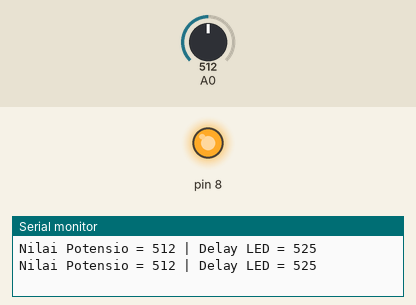
Simulated run of this sketch. Board: Arduino Uno, built with avr-gcc and run on an emulated ATmega328P. Parts: output pins drawn as LEDs (lit = HIGH), the last lines printed to the serial monitor. Dashed ring = blinking. The test bench sets the inputs (shaded band); at power-on: A0 = 512.

Above: at 0.1 s.
At 0.8 s:
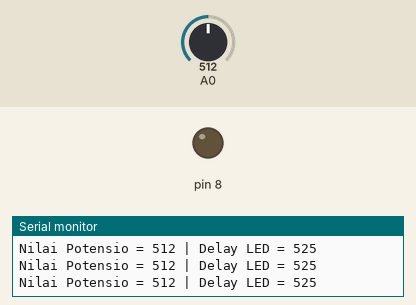
0.9 s: A0 set to 56
At 1.11 s:
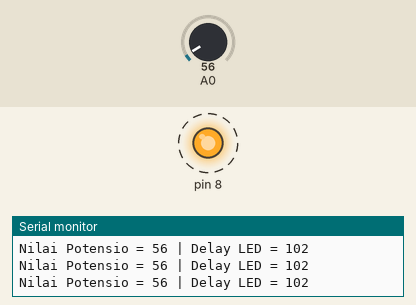
3.9 s: A0 set to 49
6.9 s: A0 set to 0
Timing chart, 0 to 15.9 s (numbered marks = the images above; inputs shaded):
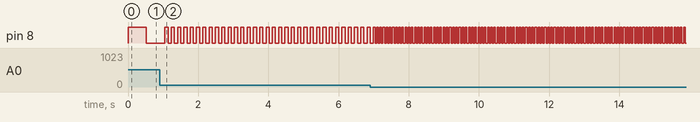

Measured:
- after the input at 0.9 s, pin 8: alternates HIGH for 0.09 s and LOW for 0.09 s, starting after 0.24 s
- after the input at 6.9 s, pin 8: alternates HIGH for 0.05 s and LOW for 0.05 s, starting after 0.14 s

The sketch:

Modifikasi_Program_5B.ino
```cpp
#include <Arduino_FreeRTOS.h>

// ================= DEKLARASI TASK =================
void TaskBlink(void *pvParameters);
void TaskSensor(void *pvParameters);

// ================= VARIABEL GLOBAL =================
int delayLed = 200;

// ================= SETUP =================
void setup() {

  Serial.begin(9600);

  pinMode(8, OUTPUT);

  // Task membaca sensor
  xTaskCreate(
    TaskSensor,
    "Sensor",
    128,
    NULL,
    1,
    NULL
  );

  // Task blink LED
  xTaskCreate(
    TaskBlink,
    "Blink",
    128,
    NULL,
    1,
    NULL
  );

  // Menjalankan scheduler
  vTaskStartScheduler();
}

// ================= LOOP =================
void loop() {
  // Kosong karena RTOS menggunakan scheduler
}

// ================= TASK SENSOR =================
void TaskSensor(void *pvParameters) {

  while (1) {

    // Membaca nilai potensiometer
    int sensorValue = analogRead(A0);

    // Mengubah nilai menjadi delay LED
    delayLed = map(sensorValue, 0, 1023, 50, 1000);

    Serial.print("Nilai Potensio = ");
    Serial.print(sensorValue);

    Serial.print(" | Delay LED = ");
    Serial.println(delayLed);

    vTaskDelay(100 / portTICK_PERIOD_MS);
  }
}

// ================= TASK BLINK =================
void TaskBlink(void *pvParameters) {

  while (1) {

    digitalWrite(8, HIGH);
    vTaskDelay(delayLed / portTICK_PERIOD_MS);

    digitalWrite(8, LOW);
    vTaskDelay(delayLed / portTICK_PERIOD_MS);
  }
}
```
